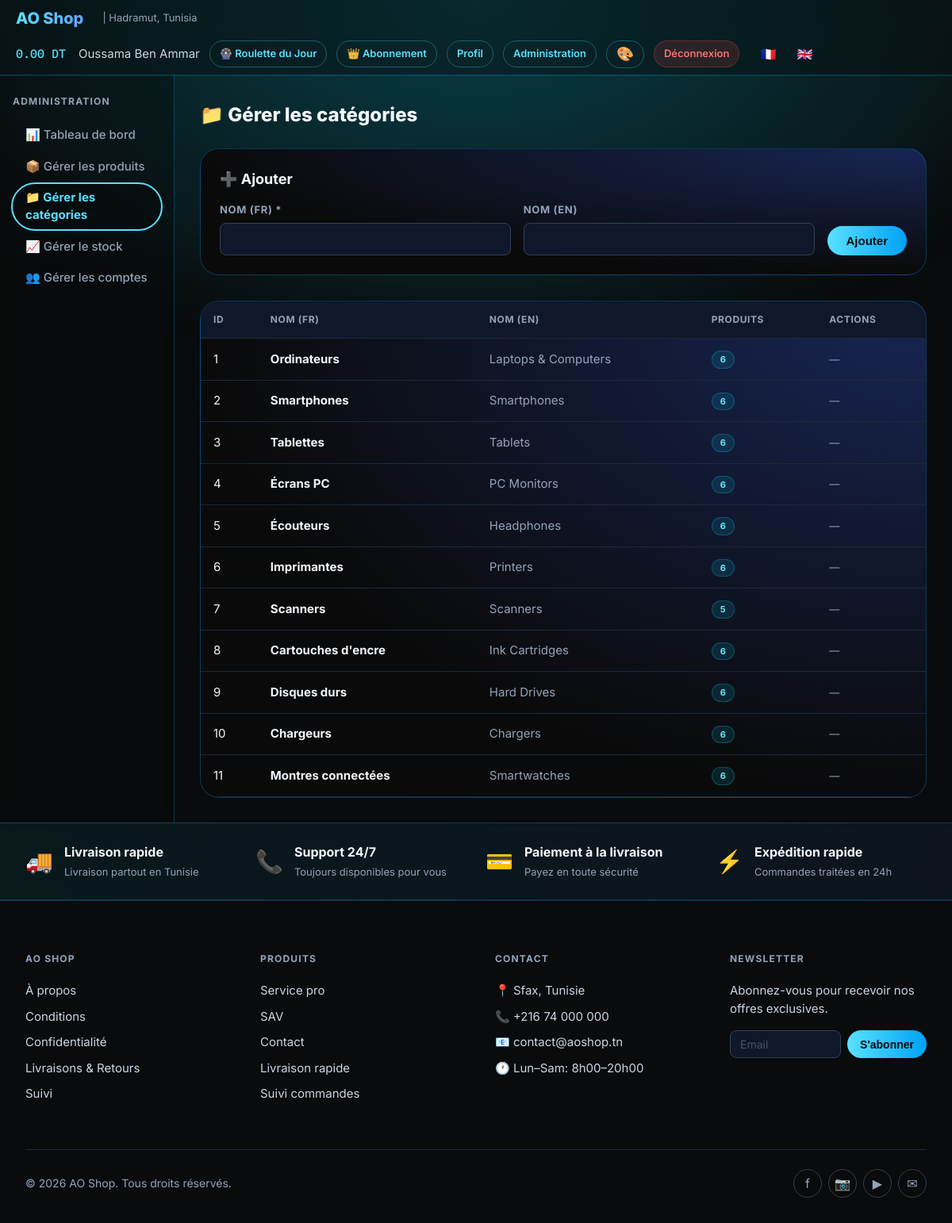
Screenshot of /admin/categories.php (signed in) with the database file from the repository.
### tables this page shows
CREATE TABLE categories (
    id_categorie INT AUTO_INCREMENT PRIMARY KEY,
    nom_categorie VARCHAR(100) UNIQUE NOT NULL,
    nom_categorie_en VARCHAR(100)
);

### lang.php (called while the page is built, shortened)
<?php
$lang = $_SESSION['lang'];
function __t(string $key): string {
    global $translations, $lang;
    return $translations[$lang][$key] ?? $key;
}

### admin/categories.php (the view, shortened to what this page needs)
<?php
require_once __DIR__ . '/../db.php';
require_once __DIR__ . '/../lang.php';
$stmt = $pdo->query("
    SELECT c.*, COUNT(p.reference) as nb_produits
    FROM categories c
    LEFT JOIN produits p ON c.id_categorie = p.id_categorie
    GROUP BY c.id_categorie
    ORDER BY c.id_categorie
");
$categories = $stmt->fetchAll();
?>
<!DOCTYPE html>
<html lang="<?php echo $lang; ?>">
<head>
    <link rel="stylesheet" href="../assets/style.css">
</head>
<body>
    <?php include __DIR__ . '/../includes/header.php'; ?>
    <div class="page-layout">
        <aside class="sidebar">
            <div style="font-size:0.75rem; font-weight:700; text-transform:uppercase; letter-spacing:0.1em; color:var(--text-muted); margin-bottom:1rem;">
                <?php echo __t('admin_panel'); ?>
            </div>
            <a href="dashboard.php" class="category-item">📊 <?php echo __t('dashboard'); ?></a>
            <a href="produits.php" class="category-item">📦 <?php echo __t('manage_products'); ?></a>
            <a href="categories.php" class="category-item active">📁 <?php echo __t('manage_categories'); ?></a>
            <a href="stock.php" class="category-item">📈 <?php echo __t('manage_stock'); ?></a>
            <a href="comptes.php" class="category-item">👥 <?php echo __t('manage_accounts'); ?></a>
        </aside>
        <main class="main-content">
            <h1 style="font-size:1.5rem; font-weight:800; margin-bottom:1.5rem;">
                📁 <?php echo __t('manage_categories'); ?>
            </h1>
            <div class="card" style="padding:1.5rem; margin-bottom:2rem;">
                <h2 style="font-size:1.125rem; font-weight:700; margin-bottom:1rem;">➕ <?php echo __t('add'); ?></h2>
                <form method="POST" action="">
                    <div style="display:grid; grid-template-columns:1fr 1fr auto; gap:1rem; align-items:end;">
                        <div class="form-group" style="margin-bottom:0;">
                            <label class="form-label">Nom (FR) *</label>
                            <input type="text" name="nom_categorie" class="form-input" required>
                        </div>
                        <div class="form-group" style="margin-bottom:0;">
                            <label class="form-label">Nom (EN)</label>
                            <input type="text" name="nom_categorie_en" class="form-input">
                        </div>
                        <button type="submit" name="add_category" class="btn-primary" style="margin-bottom:0;">
                            <?php echo __t('add'); ?>
                        </button>
                    </div>
                </form>
            </div>
            <div class="card" style="padding:0; overflow:hidden;">
                <table class="data-table">
                    <thead>
                        <tr>
                            <th>ID</th>
                            <th>Nom (FR)</th>
                            <th>Nom (EN)</th>
                            <th>Produits</th>
                            <th>Actions</th>
                        </tr>
                    </thead>
                    <tbody>
                        <?php foreach ($categories as $cat): ?>
                            <tr>
                                <td><?php echo $cat['id_categorie']; ?></td>
                                <td><strong><?php echo htmlspecialchars($cat['nom_categorie']); ?></strong></td>
                                <td style="color:var(--text-muted);"><?php echo htmlspecialchars($cat['nom_categorie_en'] ?? '—'); ?></td>
                                <td>
                                    <span class="badge badge-cyan"><?php echo $cat['nb_produits']; ?></span>
                                </td>
                                <td>
                                    <?php if ($cat['nb_produits'] == 0): ?>
                                        <a href="?delete=<?php echo $cat['id_categorie']; ?>"
                                           class="btn-danger" style="font-size:0.8125rem; padding:0.375rem 0.75rem;"
                                           onclick="return confirm('Supprimer cette catégorie ?')">
                                            🗑️
                                        </a>
                                    <?php else: ?>
                                        <span style="color:var(--text-muted); font-size:0.8125rem;">—</span>
                                    <?php endif; ?>
                                </td>
                            </tr>
                        <?php endforeach; ?>
                    </tbody>
                </table>
            </div>
        </main>
    </div>
    <?php include __DIR__ . '/../includes/footer.php'; ?>
</body>
</html>

### assets/style.css (style rules this page uses)
:root { --bg-base: #090b0c; --bg-card: #1e293b; --bg-card-hover: #1e3a8a; --primary: #58E1FF; --secondary: #00a2f8; --text-main: #f1f5f9; --text-muted: #94a3b8; --text-dim: #cbd5e1; --border-glow: color-mix(in srgb, var(--primary) 10%, transparent); --shadow-glow: color-mix(in srgb, var(--primary) 80%, transparent); --danger: #ef4444; --success: #22c55e; --bg-dark: #0f172a; --border-subtle: #334155; }
* { box-sizing: border-box; margin: 0; padding: 0; }
body { background-color: var(--bg-base); color: var(--text-main); font-family: 'Inter', ui-sans-serif, system-ui, sans-serif; min-height: 100vh; line-height: 1.5; }
* { scrollbar-width: thin; scrollbar-color: var(--border-subtle) transparent; }
a { color: inherit; text-decoration: none; transition: color 0.15s; }
.page-layout { display: flex; min-height: 100vh; }
.main-content { flex: 1; padding: 2rem; overflow-x: hidden; }
.card { position: relative; border-radius: 1.5rem; background: radial-gradient(100% 100% at 100% 0%, #172554, #0a0a0a); border: 1px solid color-mix(in srgb, var(--secondary) 30%, transparent); overflow: hidden; contain: paint style layout; transition: background 0.3s ease, transform 0.2s ease; z-index: 2; }
.card::before { content: ""; position: absolute; inset: 0; z-index: 20; border-radius: inherit; opacity: 0%; pointer-events: none; background: radial-gradient(ellipse at var(--mouse-x, 50%) var(--mouse-y, 50%), rgb(6 182 212 / 100%), rgb(29 78 216 / 40%) 25%, rgb(30 58 138 / 15%) 50%); mix-blend-mode: hard-light; transition: opacity 0.82s; }
.sidebar { background-color: color-mix(in srgb, var(--bg-base) 40%, transparent); border-right: 1px solid color-mix(in srgb, var(--secondary) 30%, transparent); backdrop-filter: blur(8px); padding: 1.5rem 1rem; width: 220px; min-height: 100vh; flex-shrink: 0; }
.btn-primary { background: linear-gradient(to right, var(--primary), var(--secondary)); color: var(--bg-base); font-weight: 700; border-radius: 9999px; padding: 0.625rem 1.5rem; border: none; cursor: pointer; font-size: 0.9375rem; transition: all 0.18s cubic-bezier(0.1, 0, 0.42, 1.8); display: inline-flex; align-items: center; gap: 0.5rem; text-decoration: none; }
.form-group { margin-bottom: 1.25rem; }
.form-label { display: block; font-size: 0.8125rem; font-weight: 700; color: var(--text-muted); margin-bottom: 0.375rem; text-transform: uppercase; letter-spacing: 0.05em; }
.form-input { width: 100%; background: var(--bg-dark); border: 1px solid var(--border-subtle); border-radius: 0.5rem; padding: 0.625rem 1rem; color: var(--text-main); font-size: 0.9375rem; font-family: inherit; transition: border-color 0.15s, box-shadow 0.15s; outline: none; box-sizing: border-box; }
.form-input::placeholder { color: #475569; }
.category-item { border-radius: 9999px; padding: 0.4rem 1rem; font-weight: 500; font-size: 0.9375rem; color: var(--text-muted); transition: all 0.15s; cursor: pointer; display: flex; align-items: center; gap: 0.5rem; text-decoration: none; margin-bottom: 0.25rem; }
.category-item.active { background: color-mix(in srgb, var(--bg-base) 50%, transparent); outline: 2px solid var(--primary); color: var(--primary); font-weight: 700; }
.badge { display: inline-flex; align-items: center; padding: 0.125rem 0.625rem; border-radius: 9999px; font-size: 0.6875rem; font-weight: 700; text-transform: uppercase; letter-spacing: 0.05em; }
.badge-cyan { background: rgb(6 182 212 / 15%); color: #67e8f9; border: 1px solid rgb(6 182 212 / 30%); }
.data-table { width: 100%; border-collapse: collapse; font-size: 0.9375rem; }
.data-table th { text-align: left; padding: 0.875rem 1rem; font-size: 0.75rem; font-weight: 700; text-transform: uppercase; letter-spacing: 0.05em; color: var(--text-muted); border-bottom: 1px solid var(--bg-card); background: var(--bg-dark); }
.data-table td { padding: 0.875rem 1rem; border-bottom: 1px solid var(--bg-card); color: var(--text-main); }

### rows the page displays
categories: id_categorie "1", nom_categorie "Ordinateurs", nom_categorie_en "Laptops & Computers", nb_produits "6"
categories: id_categorie "2", nom_categorie "Smartphones", nom_categorie_en "Smartphones", nb_produits "6"
categories: id_categorie "3", nom_categorie "Tablettes", nom_categorie_en "Tablets", nb_produits "6"
categories: id_categorie "4", nom_categorie "Écrans PC", nom_categorie_en "PC Monitors", nb_produits "6"
categories: id_categorie "5", nom_categorie "Écouteurs", nom_categorie_en "Headphones", nb_produits "6"
categories: id_categorie "6", nom_categorie "Imprimantes", nom_categorie_en "Printers", nb_produits "6"
categories: id_categorie "7", nom_categorie "Scanners", nom_categorie_en "Scanners", nb_produits "5"
categories: id_categorie "8", nom_categorie "Cartouches d'encre", nom_categorie_en "Ink Cartridges", nb_produits "6"
categories: id_categorie "9", nom_categorie "Disques durs", nom_categorie_en "Hard Drives", nb_produits "6"
categories: id_categorie "10", nom_categorie "Chargeurs", nom_categorie_en "Chargers", nb_produits "6"
categories: id_categorie "11", nom_categorie "Montres connectées", nom_categorie_en "Smartwatches", nb_produits "6"

### other values shown
$_SESSION['solde'] "0.00"
__t('daily_roulette') "Roulette du Jour"
__t('subscription') "Abonnement"
__t('profile') "Profil"
__t('admin_panel') "Administration"
__t('logout') "Déconnexion"
__t('admin_panel') "ADMINISTRATION"
__t('dashboard') "Tableau de bord"
__t('manage_products') "Gérer les produits"
__t('manage_categories') "Gérer les catégories"
__t('manage_stock') "Gérer le stock"
__t('manage_accounts') "Gérer les comptes"
__t('add') "Ajouter"
__t('fast_delivery') "Livraison rapide"
__t('delivery_text') "Livraison partout en Tunisie"
